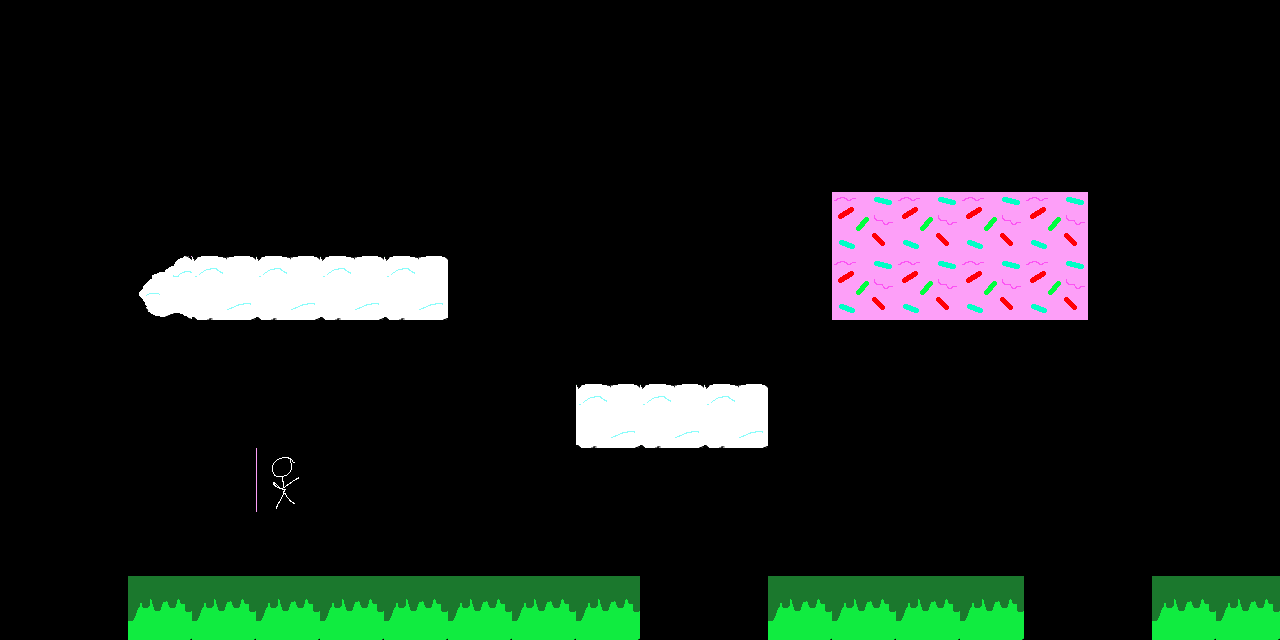

The image is a tile-based game level rendered from a .tmx file. Its description and complete source (layers, tilesets, objects, tile grids) follow:
An orthogonal 20x10 tile map with 64x64 px tiles, 1 tile layer (Tile Layer 1) and 9 objects (player).

<map version="1.9" tiledversion="1.9.1" orientation="orthogonal" renderorder="right-down" width="20" height="10" tilewidth="64" tileheight="64" infinite="0" nextlayerid="4" nextobjectid="16">
 <tileset firstgid="1" source="tiles.tsx" />
 <layer id="1" name="Tile Layer 1" width="20" height="10">
  <data encoding="csv">
0,0,0,0,0,0,0,0,0,0,0,0,0,0,0,0,0,0,0,0,
0,0,0,0,0,0,0,0,0,0,0,0,0,0,0,0,0,0,0,0,
0,0,0,0,0,0,0,0,0,0,0,0,0,0,0,0,0,0,0,0,
0,0,0,0,0,0,0,0,0,0,0,0,0,3,3,3,3,0,0,0,
0,0,12,21,21,21,21,0,0,0,0,0,0,3,3,3,3,0,0,0,
0,0,0,0,0,0,0,0,0,0,0,0,0,0,0,0,0,0,0,0,
0,0,0,0,0,0,0,0,0,21,21,21,0,0,0,0,0,0,0,0,
0,0,0,0,4,0,0,0,0,0,0,0,0,0,0,0,0,0,0,0,
0,0,0,0,0,0,0,0,0,0,0,0,0,0,0,0,0,0,0,0,
0,0,1,1,1,1,1,1,1,1,0,0,1,1,1,1,0,0,1,1
</data>
 </layer>
 <objectgroup id="2" name="objects">
  <object id="1" x="832" y="192">
   <polygon points="0,0 0,128 256,128 256,0" />
  </object>
  <object id="2" x="192" y="256">
   <polygon points="0,0 256,0 256,64 0,64" />
  </object>
  <object id="3" x="576" y="384">
   <polygon points="0,0 0,64 192,64 192,0" />
  </object>
  <object id="4" x="128" y="576">
   <polygon points="0,0 0,64 512,64 512,0" />
  </object>
  <object id="5" x="768" y="576">
   <polygon points="0,0 256,0 256,64 0,64" />
  </object>
  <object id="6" x="1152" y="576">
   <polygon points="0,0 0,64 128,64 128,0" />
  </object>
  <object id="7" name="player" x="256" y="448" width="64" height="64" />
  <object id="15" x="192" y="256">
   <polygon points="0,0 0,64 -53.75,38" />
  </object>
 </objectgroup>
 <objectgroup id="3" name="bounce">
  <object id="10" x="833" y="190">
   <polygon points="0,0 255,2 255,66 -1,66" />
  </object>
 </objectgroup>
</map>